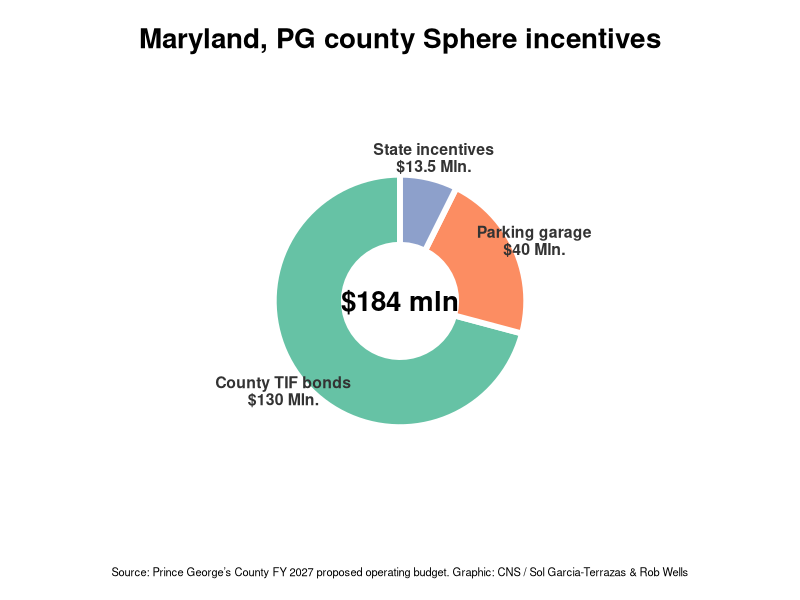
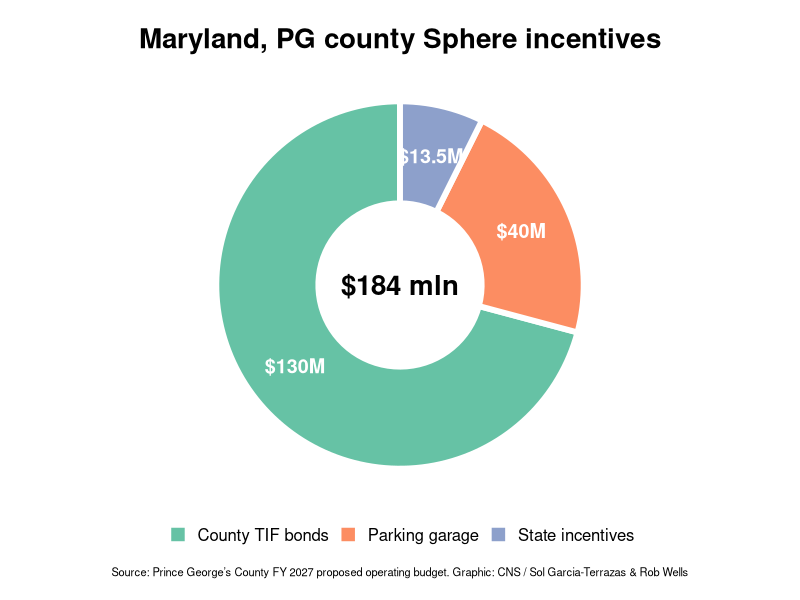
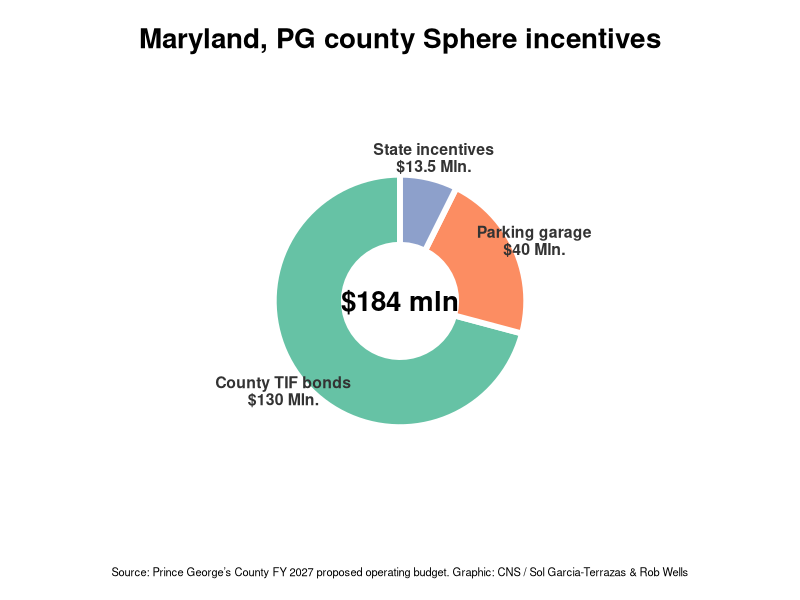
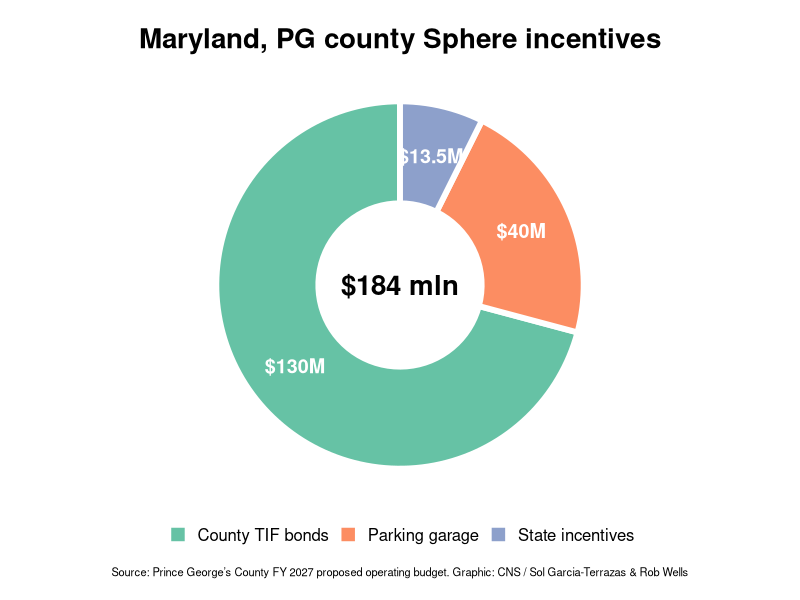

Write the R code that produced these figures, in order.
## ---- chunk 1
library(tidyverse)
## ---- chunk 2
sphere <- read_csv("sphere_all_categories.csv", skip = 1)

graphic_data <- sphere %>%
  filter(include_combined_pie == TRUE) %>%
  mutate(
    category = case_when(
      category == "County TIF financing" ~ "County TIF",
      category == "County parking garage" ~ "Parking garage",
      category == "State incentive package" ~ "State incentives",
      category == "Peterson land discount" ~ "Land discount*",
      TRUE ~ category
    ),
    label = paste0(category, "\n$", amount_millions, "M")
  )
## ---- chunk 3

graphic2 <- sphere %>%
  filter(include_combined_pie == TRUE) %>%
  mutate(
    category = case_when(
      category == "County TIF financing" ~ "County TIF bonds",
      category == "County parking garage" ~ "Parking garage",
      category == "State incentive package" ~ "State incentives",
      TRUE ~ category
    ),
    label = paste0(category, "\n$", amount_millions, "million")
  ) |> 
  filter(!category=="Peterson land discount")
## ---- chunk 4
ggplot(graphic2, aes(x = 2, y = amount_millions, fill = category)) +

  geom_col(
    width = 1,
    color = "white",
    linewidth = 2,
    show.legend = FALSE # Hides the legend
  ) +

  coord_polar(theta = "y") +
  
  # Expanded outer limit to accommodate multi-line category labels
  xlim(0.7, 3.5) + 

  # Combine Category and Amount into a single outside label
  geom_text(
    aes(
      x = 2.8, 
      label = paste0(category, "\n$", amount_millions, " Mln.")
    ),
    position = position_stack(vjust = 0.5),
    color = "grey20",
    fontface = "bold",
    size = 4,
    lineheight = 0.9 # Controls spacing between category and amount lines
  ) +

  # Center summary text
  annotate(
    "text",
    x = 0.7,
    y = 0,
    label = "$184 mln",
    fontface = "bold",
    size = 7
  ) +

  labs(
    title = "Maryland, PG county Sphere incentives",
    caption = "Source: Prince George’s County FY 2027 proposed operating budget. Graphic: CNS / Sol Garcia-Terrazas & Rob Wells"
  ) +

  scale_fill_brewer(palette = "Set2") +

  theme_void() +

  theme(
    plot.title = element_text(
      size = 20,
      face = "bold",
      hjust = 0.5
    ),
    plot.caption = element_text(
      size = 8,
      hjust = 0.5,
      margin = margin(t = 15)
    ),
    plot.margin = margin(15, 15, 15, 15)
  )

ggsave(
  "sphere_incentives_rsw.png",
  width = 8,
  height = 8,
  dpi = 300,
  bg = "white"
)
## ---- chunk 5

ggplot(graphic2,
       aes(x = 2, y = amount_millions, fill = category)) +

  geom_col(
    width = 1,
    color = "white",
    linewidth = 2
  ) +

  coord_polar(theta = "y") +
  xlim(0.7, 2.5) +

  # Just put the dollar amount inside each slice
  geom_text(
    aes(label = paste0("$", amount_millions, "M")),
    position = position_stack(vjust = 0.5),
    color = "white",
    fontface = "bold",
    size = 5
  ) +

  # Simple center
  annotate(
    "text",
    x = 0.7,
    y = 0,
    label = "$184 mln",
    fontface = "bold",
    size = 7
  ) +

  labs(
    title = "Maryland, PG county Sphere incentives",
    fill = NULL,
    caption = "Source: Prince George’s County FY 2027 proposed operating budget. Graphic: CNS / Sol Garcia-Terrazas & Rob Wells"
  ) +

  scale_fill_brewer(palette = "Set2") +

  theme_void() +

  theme(
    plot.title = element_text(
      size = 20,
      face = "bold",
      hjust = 0.5
    ),
    legend.position = "bottom",
    legend.text = element_text(size = 12),
    plot.caption = element_text(
      size = 8,
      hjust = 0.5,
      margin = margin(t = 15)
    ),
    plot.margin = margin(15, 15, 15, 15)
  )

ggsave(
  "sphere_incentives_simple.png",
  width = 7,
  height = 7,
  dpi = 300,
  bg = "white"
)
